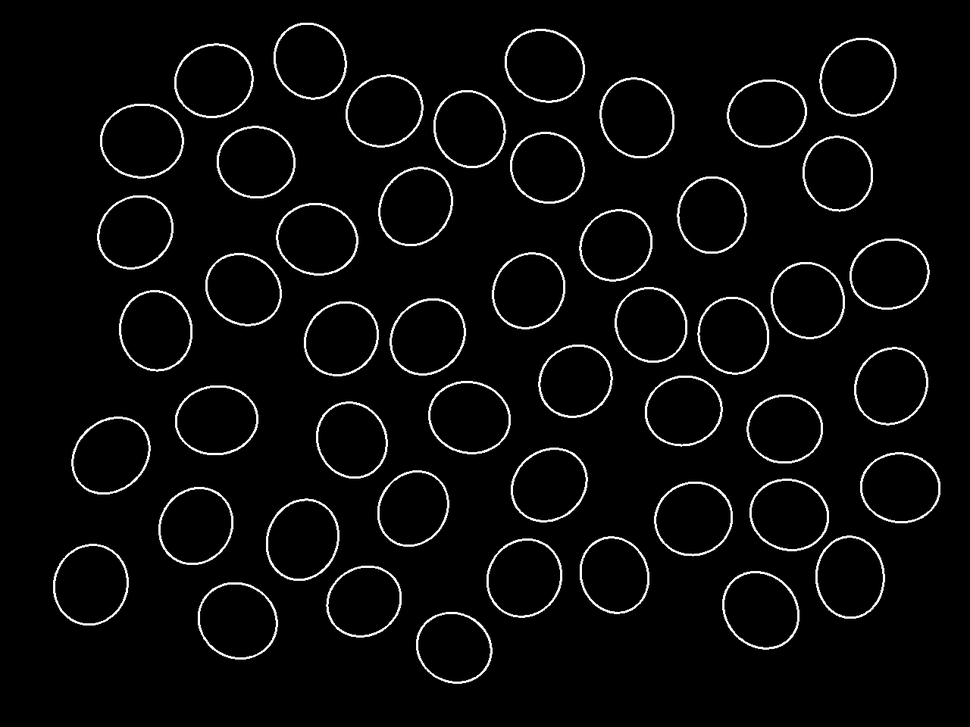
#> input picture data/conts/BRS214.png, 970 x 727 px, shrunk from 1280 x 960 before the run; its folder holds 4 pictures in this run
$ python conts2holes.py
#> lines starting #> are read from the running program, lines starting #| are printed output that depends on the picture; after the words box and inside, x2 and y2 are one past the last pixel; in counts of white or black regions, pixels touching at a corner belong together
import cv2
import matplotlib.pyplot as plt
import numpy as np
import os
from PIL import Image
import sys

conts_dir = os.path.join('..', 'data', 'conts')
holes_dir = os.path.join('..', 'data', 'holes')
if not os.path.exists(holes_dir):
    os.makedirs(holes_dir)

names = [fname.split('.')[0] for fname in os.listdir(conts_dir) if fname.endswith('.png')]

for name in names:

    print(f'Obtaining the holes from the contours image {name}...')

    conts = cv2.imread(os.path.join(conts_dir, name + '.png'), cv2.IMREAD_GRAYSCALE)
#> conts is the input picture: shape (727, 970); min 0, max 255, mean 9.3
    locs, _ = cv2.findContours(conts, cv2.RETR_EXTERNAL, cv2.CHAIN_APPROX_SIMPLE)
#> locs = 67 contours, 18 with area under 20; largest, box (x1, y1, x2, y2) and area: (98, 101, 187, 180) 5330, (195, 580, 281, 662) 5318, (51, 541, 131, 628) 5258, (426, 378, 512, 457) 5187, (597, 76, 677, 161) 5168

    holes = np.zeros_like(conts)
    cv2.drawContours(holes, locs, -1, (255), cv2.FILLED)
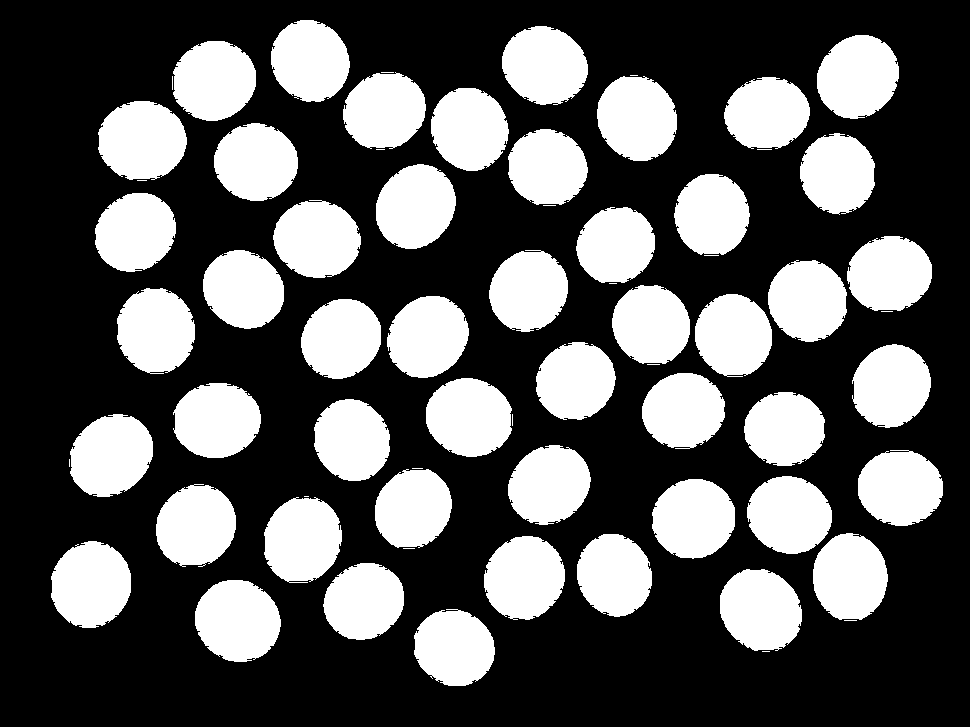
#> holes: shape (727, 970); 35% white; 67 white regions (18 under 20 px)

    pil_conts = Image.fromarray(holes.astype('uint8'), 'L')
    pil_conts.save(os.path.join(holes_dir, name + '.png'))
#> pass 2 of the loop `for name in names:`:
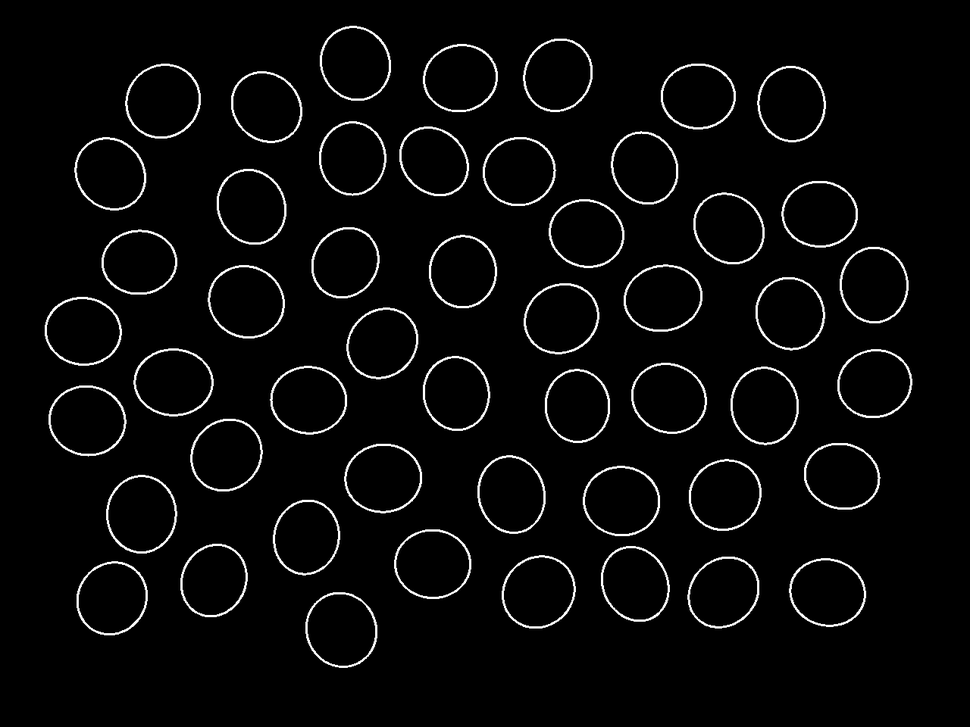
#> input picture data/conts/CD205.png, 970 x 727 px, shrunk from 1280 x 960 before the run
#> conts is the input picture: shape (727, 970); min 0, max 255, mean 9
#> locs = 69 contours, 19 with area under 20; largest, box (x1, y1, x2, y2) and area: (123, 61, 203, 141) 4847, (104, 472, 180, 556) 4814, (205, 263, 287, 341) 4780, (46, 383, 129, 459) 4744, (580, 463, 663, 539) 4702
#> `cv2.drawContours(holes, locs, -1, (255), cv2.FILLED)`:
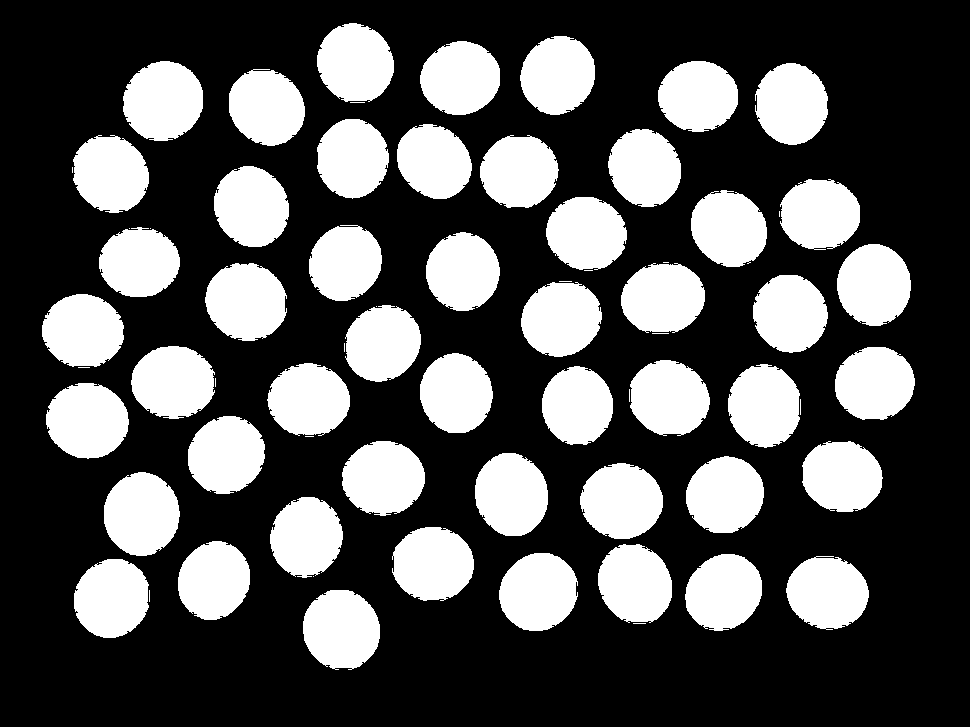
#> holes: shape (727, 970); 32.7% white; 69 white regions (19 under 20 px)
#> pass 3 of the loop `for name in names:`:
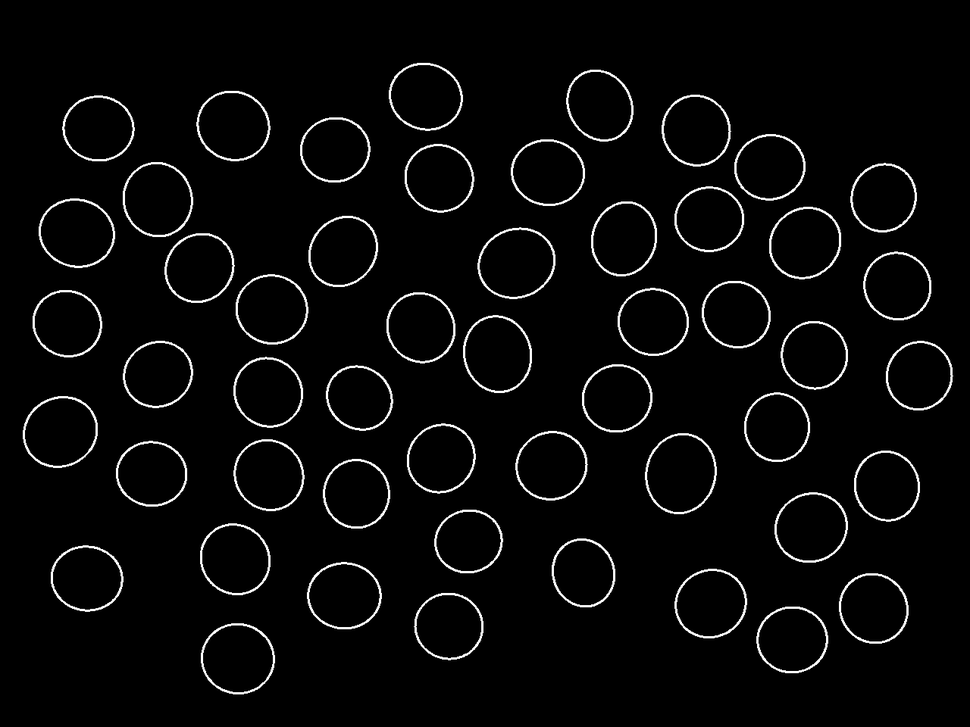
#> input picture data/conts/CD215.png, 970 x 727 px, shrunk from 1280 x 960 before the run
#> conts is the input picture: shape (727, 970); min 0, max 255, mean 8.9
#> locs = 77 contours, 26 with area under 20; largest, box (x1, y1, x2, y2) and area: (642, 431, 719, 517) 4977, (475, 225, 558, 302) 4778, (36, 196, 118, 271) 4585, (461, 313, 534, 396) 4545, (20, 394, 99, 470) 4518
#> `cv2.drawContours(holes, locs, -1, (255), cv2.FILLED)`:
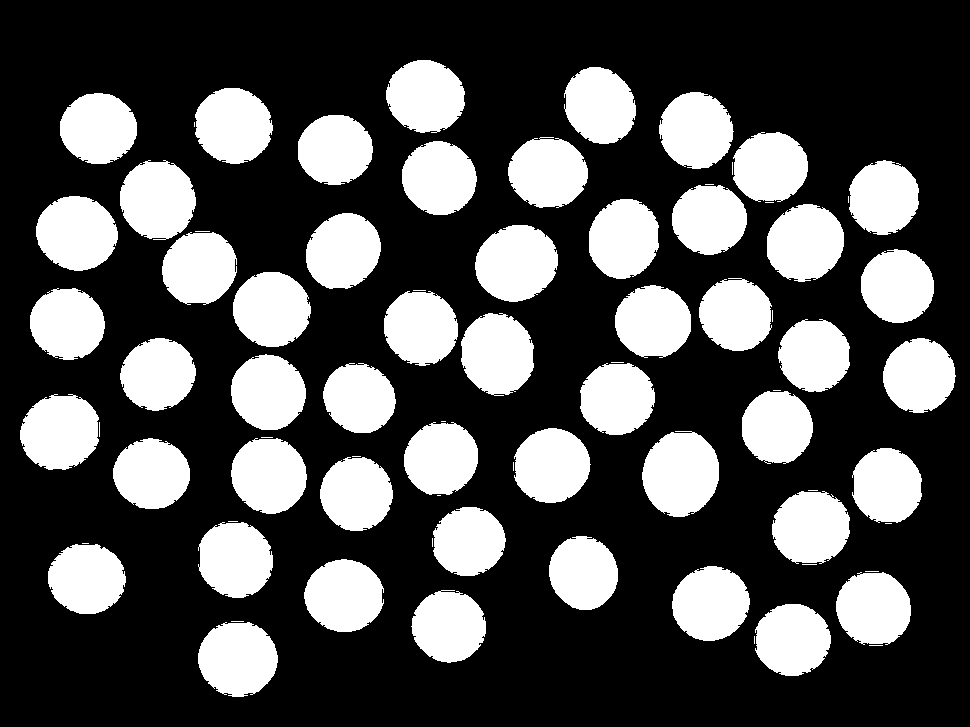
#> holes: shape (727, 970); 31.4% white; 77 white regions (26 under 20 px), largest, box (x1, y1, x2, y2) and area: (642, 431, 719, 517) 5120, (475, 225, 558, 302) 4906, (36, 196, 118, 271) 4705
#> the loop made 4 passes; the first 3 are shown

print('Done!')
